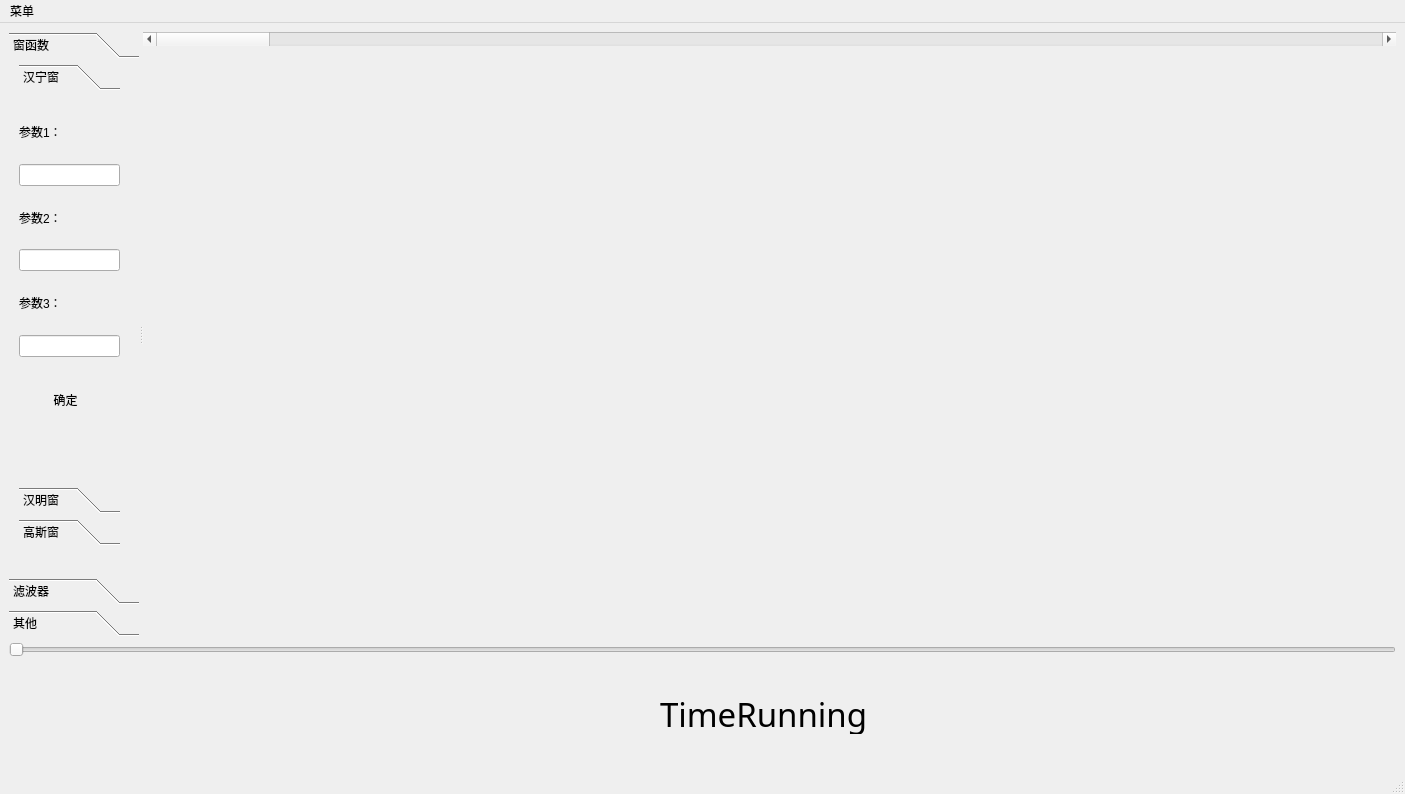
<?xml version="1.0" encoding="UTF-8"?>
<ui version="4.0">
 <class>finalMainWindow</class>
 <widget class="QMainWindow" name="finalMainWindow">
  <property name="geometry">
   <rect>
    <x>0</x>
    <y>0</y>
    <width>1405</width>
    <height>794</height>
   </rect>
  </property>
  <property name="sizePolicy">
   <sizepolicy hsizetype="Expanding" vsizetype="Expanding">
    <horstretch>0</horstretch>
    <verstretch>0</verstretch>
   </sizepolicy>
  </property>
  <property name="windowTitle">
   <string>MainWindow</string>
  </property>
  <property name="styleSheet">
   <string notr="true">QPushButton
{
    border-radius:17;
	
}
QPushButton:hover
{ 
	background-color: rgb(131, 197, 255);
}
QPushButton:pressed
{
    background-color:rgb(14 , 135 , 228);
}</string>
  </property>
  <widget class="QWidget" name="centralwidget">
   <layout class="QGridLayout" name="gridLayout">
    <item row="0" column="0" colspan="4">
     <widget class="QSplitter" name="splitter">
      <property name="orientation">
       <enum>Qt::Horizontal</enum>
      </property>
      <widget class="QToolBox" name="toolBox">
       <property name="sizePolicy">
        <sizepolicy hsizetype="Fixed" vsizetype="Preferred">
         <horstretch>0</horstretch>
         <verstretch>0</verstretch>
        </sizepolicy>
       </property>
       <property name="maximumSize">
        <size>
         <width>130</width>
         <height>16777215</height>
        </size>
       </property>
       <property name="currentIndex">
        <number>0</number>
       </property>
       <widget class="QWidget" name="page">
        <property name="geometry">
         <rect>
          <x>0</x>
          <y>0</y>
          <width>130</width>
          <height>495</height>
         </rect>
        </property>
        <attribute name="label">
         <string>窗函数</string>
        </attribute>
        <widget class="QToolBox" name="toolBox_2">
         <property name="geometry">
          <rect>
           <x>10</x>
           <y>0</y>
           <width>101</width>
           <height>481</height>
          </rect>
         </property>
         <property name="currentIndex">
          <number>0</number>
         </property>
         <widget class="QWidget" name="page_4">
          <property name="geometry">
           <rect>
            <x>0</x>
            <y>0</y>
            <width>101</width>
            <height>391</height>
           </rect>
          </property>
          <attribute name="label">
           <string>汉宁窗</string>
          </attribute>
          <widget class="QPushButton" name="pushButton_15">
           <property name="geometry">
            <rect>
             <x>0</x>
             <y>290</y>
             <width>93</width>
             <height>28</height>
            </rect>
           </property>
           <property name="text">
            <string>确定</string>
           </property>
          </widget>
          <widget class="QWidget" name="">
           <property name="geometry">
            <rect>
             <x>0</x>
             <y>10</y>
             <width>101</width>
             <height>251</height>
            </rect>
           </property>
           <layout class="QVBoxLayout" name="verticalLayout_3">
            <item>
             <widget class="QLabel" name="label_2">
              <property name="text">
               <string>参数1：</string>
              </property>
             </widget>
            </item>
            <item>
             <widget class="QLineEdit" name="lineEdit"/>
            </item>
            <item>
             <widget class="QLabel" name="label_3">
              <property name="text">
               <string>参数2：</string>
              </property>
             </widget>
            </item>
            <item>
             <widget class="QLineEdit" name="lineEdit_2"/>
            </item>
            <item>
             <widget class="QLabel" name="label_4">
              <property name="text">
               <string>参数3：</string>
              </property>
             </widget>
            </item>
            <item>
             <widget class="QLineEdit" name="lineEdit_3"/>
            </item>
           </layout>
          </widget>
         </widget>
         <widget class="QWidget" name="page_5">
          <property name="geometry">
           <rect>
            <x>0</x>
            <y>0</y>
            <width>101</width>
            <height>391</height>
           </rect>
          </property>
          <attribute name="label">
           <string>汉明窗</string>
          </attribute>
         </widget>
         <widget class="QWidget" name="page_6">
          <property name="geometry">
           <rect>
            <x>0</x>
            <y>0</y>
            <width>101</width>
            <height>391</height>
           </rect>
          </property>
          <attribute name="label">
           <string>高斯窗</string>
          </attribute>
         </widget>
        </widget>
       </widget>
       <widget class="QWidget" name="page_2">
        <property name="geometry">
         <rect>
          <x>0</x>
          <y>0</y>
          <width>130</width>
          <height>495</height>
         </rect>
        </property>
        <attribute name="label">
         <string>滤波器</string>
        </attribute>
       </widget>
       <widget class="QWidget" name="page_3">
        <property name="geometry">
         <rect>
          <x>0</x>
          <y>0</y>
          <width>130</width>
          <height>495</height>
         </rect>
        </property>
        <attribute name="label">
         <string>其他</string>
        </attribute>
       </widget>
      </widget>
      <widget class="QWidget" name="layoutWidget">
       <layout class="QVBoxLayout" name="verticalLayout_2">
        <item>
         <widget class="QScrollBar" name="horizontalScrollBar">
          <property name="orientation">
           <enum>Qt::Horizontal</enum>
          </property>
         </widget>
        </item>
        <item>
         <layout class="QVBoxLayout" name="verticalLayout">
          <property name="spacing">
           <number>0</number>
          </property>
          <item>
           <widget class="QCustomPlot" name="widget" native="true"/>
          </item>
          <item>
           <widget class="QCustomPlot" name="widget_2" native="true"/>
          </item>
         </layout>
        </item>
       </layout>
      </widget>
     </widget>
    </item>
    <item row="2" column="3">
     <widget class="QWidget" name="widget_6" native="true">
      <property name="maximumSize">
       <size>
        <width>225</width>
        <height>16777215</height>
       </size>
      </property>
     </widget>
    </item>
    <item row="2" column="1">
     <widget class="QWidget" name="widget_4" native="true">
      <property name="sizePolicy">
       <sizepolicy hsizetype="Fixed" vsizetype="Preferred">
        <horstretch>0</horstretch>
        <verstretch>0</verstretch>
       </sizepolicy>
      </property>
      <property name="minimumSize">
       <size>
        <width>15</width>
        <height>23</height>
       </size>
      </property>
      <property name="maximumSize">
       <size>
        <width>184</width>
        <height>145</height>
       </size>
      </property>
      <layout class="QGridLayout" name="gridLayout_3">
       <item row="0" column="0">
        <widget class="QPushButton" name="pushButton_11">
         <property name="sizePolicy">
          <sizepolicy hsizetype="Minimum" vsizetype="Preferred">
           <horstretch>0</horstretch>
           <verstretch>0</verstretch>
          </sizepolicy>
         </property>
         <property name="styleSheet">
          <string notr="true">border-image: url(:/MainWindow/C:/Users/12860/Desktop/image/4yq5jAD2pn.png);</string>
         </property>
         <property name="text">
          <string/>
         </property>
        </widget>
       </item>
       <item row="0" column="2">
        <widget class="QPushButton" name="pushButton_13">
         <property name="sizePolicy">
          <sizepolicy hsizetype="Minimum" vsizetype="Preferred">
           <horstretch>0</horstretch>
           <verstretch>0</verstretch>
          </sizepolicy>
         </property>
         <property name="styleSheet">
          <string notr="true">border-image: url(:/MainWindow/C:/Users/12860/Desktop/image/7.png);</string>
         </property>
         <property name="text">
          <string/>
         </property>
        </widget>
       </item>
       <item row="1" column="2">
        <widget class="QPushButton" name="pushButton_18">
         <property name="sizePolicy">
          <sizepolicy hsizetype="Minimum" vsizetype="Preferred">
           <horstretch>0</horstretch>
           <verstretch>0</verstretch>
          </sizepolicy>
         </property>
         <property name="text">
          <string/>
         </property>
        </widget>
       </item>
       <item row="0" column="3">
        <widget class="QPushButton" name="pushButton_14">
         <property name="sizePolicy">
          <sizepolicy hsizetype="Minimum" vsizetype="Preferred">
           <horstretch>0</horstretch>
           <verstretch>0</verstretch>
          </sizepolicy>
         </property>
         <property name="text">
          <string/>
         </property>
        </widget>
       </item>
       <item row="1" column="3">
        <widget class="QPushButton" name="pushButton_19">
         <property name="sizePolicy">
          <sizepolicy hsizetype="Minimum" vsizetype="Preferred">
           <horstretch>0</horstretch>
           <verstretch>0</verstretch>
          </sizepolicy>
         </property>
         <property name="text">
          <string/>
         </property>
        </widget>
       </item>
       <item row="0" column="1">
        <widget class="QPushButton" name="pushButton_12">
         <property name="sizePolicy">
          <sizepolicy hsizetype="Minimum" vsizetype="Preferred">
           <horstretch>0</horstretch>
           <verstretch>0</verstretch>
          </sizepolicy>
         </property>
         <property name="styleSheet">
          <string notr="true">border-image: url(:/MainWindow/C:/Users/12860/Desktop/image/o73MEPWr3B.png);</string>
         </property>
         <property name="text">
          <string/>
         </property>
        </widget>
       </item>
       <item row="1" column="1">
        <widget class="QPushButton" name="pushButton_17">
         <property name="sizePolicy">
          <sizepolicy hsizetype="Minimum" vsizetype="Preferred">
           <horstretch>0</horstretch>
           <verstretch>0</verstretch>
          </sizepolicy>
         </property>
         <property name="text">
          <string/>
         </property>
        </widget>
       </item>
       <item row="1" column="0">
        <widget class="QPushButton" name="pushButton_16">
         <property name="sizePolicy">
          <sizepolicy hsizetype="Minimum" vsizetype="Preferred">
           <horstretch>0</horstretch>
           <verstretch>0</verstretch>
          </sizepolicy>
         </property>
         <property name="text">
          <string/>
         </property>
        </widget>
       </item>
      </layout>
     </widget>
    </item>
    <item row="2" column="2">
     <widget class="QWidget" name="widget_5" native="true">
      <widget class="QLabel" name="label">
       <property name="geometry">
        <rect>
         <x>230</x>
         <y>30</y>
         <width>241</width>
         <height>41</height>
        </rect>
       </property>
       <property name="font">
        <font>
         <family>宋体</family>
         <pointsize>25</pointsize>
        </font>
       </property>
       <property name="text">
        <string>TimeRunning</string>
       </property>
      </widget>
     </widget>
    </item>
    <item row="2" column="0">
     <widget class="QWidget" name="widget_3" native="true">
      <property name="sizePolicy">
       <sizepolicy hsizetype="Preferred" vsizetype="Preferred">
        <horstretch>0</horstretch>
        <verstretch>0</verstretch>
       </sizepolicy>
      </property>
      <property name="maximumSize">
       <size>
        <width>225</width>
        <height>100</height>
       </size>
      </property>
      <layout class="QGridLayout" name="gridLayout_2">
       <item row="0" column="1">
        <widget class="QPushButton" name="pushButton_2">
         <property name="sizePolicy">
          <sizepolicy hsizetype="Minimum" vsizetype="Preferred">
           <horstretch>0</horstretch>
           <verstretch>0</verstretch>
          </sizepolicy>
         </property>
         <property name="styleSheet">
          <string notr="true">border-image: url(:/MainWindow/C:/Users/12860/Desktop/image/1.png);</string>
         </property>
         <property name="text">
          <string/>
         </property>
        </widget>
       </item>
       <item row="0" column="2">
        <widget class="QPushButton" name="pushButton_3">
         <property name="sizePolicy">
          <sizepolicy hsizetype="Minimum" vsizetype="Preferred">
           <horstretch>0</horstretch>
           <verstretch>0</verstretch>
          </sizepolicy>
         </property>
         <property name="styleSheet">
          <string notr="true">border-image: url(:/MainWindow/C:/Users/12860/Desktop/image/3.png);</string>
         </property>
         <property name="text">
          <string/>
         </property>
        </widget>
       </item>
       <item row="0" column="3">
        <widget class="QPushButton" name="pushButton_4">
         <property name="sizePolicy">
          <sizepolicy hsizetype="Minimum" vsizetype="Preferred">
           <horstretch>0</horstretch>
           <verstretch>0</verstretch>
          </sizepolicy>
         </property>
         <property name="layoutDirection">
          <enum>Qt::LeftToRight</enum>
         </property>
         <property name="autoFillBackground">
          <bool>false</bool>
         </property>
         <property name="styleSheet">
          <string notr="true"/>
         </property>
         <property name="text">
          <string/>
         </property>
         <property name="autoDefault">
          <bool>false</bool>
         </property>
        </widget>
       </item>
       <item row="0" column="4">
        <widget class="QPushButton" name="pushButton_5">
         <property name="sizePolicy">
          <sizepolicy hsizetype="Preferred" vsizetype="Preferred">
           <horstretch>0</horstretch>
           <verstretch>0</verstretch>
          </sizepolicy>
         </property>
         <property name="focusPolicy">
          <enum>Qt::StrongFocus</enum>
         </property>
         <property name="autoFillBackground">
          <bool>false</bool>
         </property>
         <property name="styleSheet">
          <string notr="true"/>
         </property>
         <property name="text">
          <string/>
         </property>
         <property name="autoRepeat">
          <bool>false</bool>
         </property>
        </widget>
       </item>
       <item row="1" column="0">
        <widget class="QPushButton" name="pushButton_7">
         <property name="sizePolicy">
          <sizepolicy hsizetype="Minimum" vsizetype="Preferred">
           <horstretch>0</horstretch>
           <verstretch>0</verstretch>
          </sizepolicy>
         </property>
         <property name="styleSheet">
          <string notr="true">border-image: url(:/MainWindow/C:/Users/12860/Desktop/image/6.png);</string>
         </property>
         <property name="text">
          <string/>
         </property>
        </widget>
       </item>
       <item row="1" column="1">
        <widget class="QPushButton" name="pushButton_8">
         <property name="sizePolicy">
          <sizepolicy hsizetype="Minimum" vsizetype="Preferred">
           <horstretch>0</horstretch>
           <verstretch>0</verstretch>
          </sizepolicy>
         </property>
         <property name="styleSheet">
          <string notr="true">border-image: url(:/MainWindow/C:/Users/12860/Desktop/image/5.png);</string>
         </property>
         <property name="text">
          <string/>
         </property>
        </widget>
       </item>
       <item row="1" column="2">
        <widget class="QPushButton" name="pushButton_6">
         <property name="sizePolicy">
          <sizepolicy hsizetype="Minimum" vsizetype="Preferred">
           <horstretch>0</horstretch>
           <verstretch>0</verstretch>
          </sizepolicy>
         </property>
         <property name="styleSheet">
          <string notr="true">border-image: url(:/MainWindow/C:/Users/12860/Desktop/image/2.png);</string>
         </property>
         <property name="text">
          <string/>
         </property>
        </widget>
       </item>
       <item row="1" column="3">
        <widget class="QPushButton" name="pushButton_10">
         <property name="sizePolicy">
          <sizepolicy hsizetype="Minimum" vsizetype="Preferred">
           <horstretch>0</horstretch>
           <verstretch>0</verstretch>
          </sizepolicy>
         </property>
         <property name="styleSheet">
          <string notr="true">border-image: url(:/MainWindow/C:/Users/12860/Desktop/image/4.png);</string>
         </property>
         <property name="text">
          <string/>
         </property>
        </widget>
       </item>
       <item row="1" column="4">
        <widget class="QPushButton" name="pushButton_9">
         <property name="sizePolicy">
          <sizepolicy hsizetype="Minimum" vsizetype="Preferred">
           <horstretch>0</horstretch>
           <verstretch>0</verstretch>
          </sizepolicy>
         </property>
         <property name="text">
          <string/>
         </property>
        </widget>
       </item>
       <item row="0" column="0">
        <widget class="QPushButton" name="pushButton">
         <property name="sizePolicy">
          <sizepolicy hsizetype="Minimum" vsizetype="Preferred">
           <horstretch>0</horstretch>
           <verstretch>0</verstretch>
          </sizepolicy>
         </property>
         <property name="text">
          <string/>
         </property>
        </widget>
       </item>
      </layout>
     </widget>
    </item>
    <item row="1" column="0" colspan="4">
     <widget class="QSlider" name="horizontalSlider">
      <property name="orientation">
       <enum>Qt::Horizontal</enum>
      </property>
     </widget>
    </item>
   </layout>
  </widget>
  <widget class="QMenuBar" name="menubar">
   <property name="geometry">
    <rect>
     <x>0</x>
     <y>0</y>
     <width>1405</width>
     <height>26</height>
    </rect>
   </property>
   <widget class="QMenu" name="menu">
    <property name="title">
     <string>菜单</string>
    </property>
   </widget>
   <addaction name="menu"/>
  </widget>
  <widget class="QStatusBar" name="statusbar"/>
 </widget>
 <customwidgets>
  <customwidget>
   <class>QCustomPlot</class>
   <extends>QWidget</extends>
   <header>qcustomplot.h</header>
   <container>1</container>
  </customwidget>
 </customwidgets>
 <resources>
  <include location="mainwindow.qrc"/>
 </resources>
 <connections/>
</ui>
